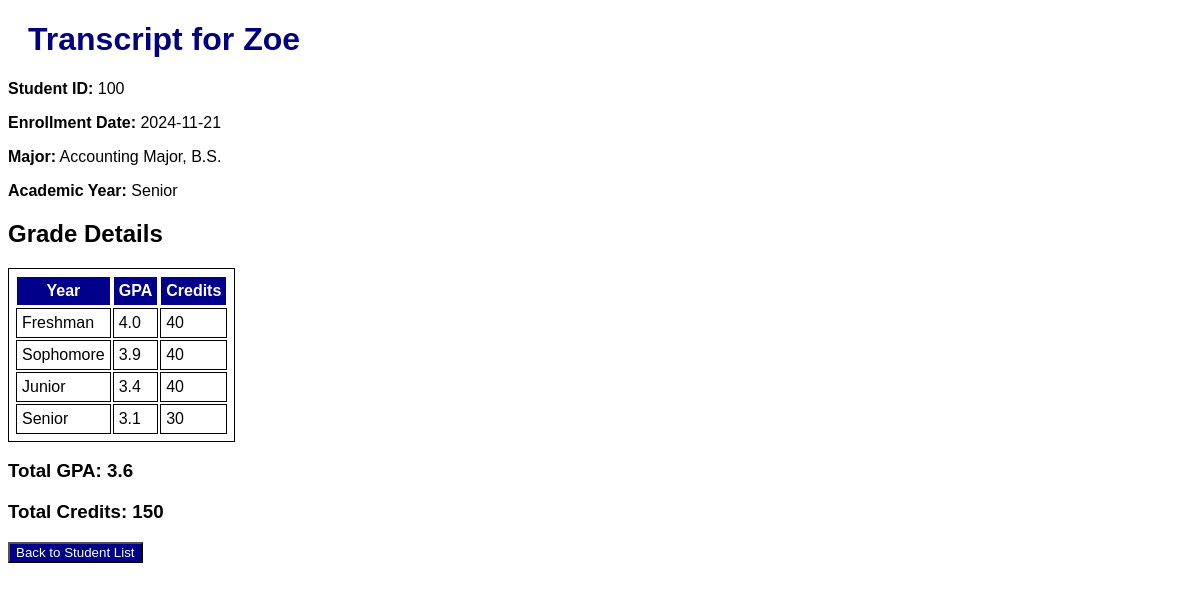
The app's page /students/100/graduation with its own data.
### app/models.py (models this page shows, shortened)
class Student(db.Model):
    __tablename__ = 'students'
    enrollment_date = db.Column(db.Date, nullable=False, default=date.today)
    student_id = db.Column(db.Integer, primary_key=True)
    student_name = db.Column(db.String, nullable=False)
    academic_year = db.Column(db.String)
    total_gpa = db.Column(db.Float, default=0.0)
    total_credits = db.Column(db.Integer, default=0)
    major = db.Column(db.String, nullable=False)

class Grade(db.Model):
    __tablename__ = 'grades'
    student_id = db.Column(
        db.Integer,
        db.ForeignKey('students.student_id'),
        nullable=False,
        primary_key=True)
    semester = db.Column(db.String, nullable=False, primary_key=True)
    gpa = db.Column(db.Float, default=0.0)
    credits = db.Column(db.Integer, default=0)
    student = db.relationship(
        'Student', backref=db.backref(
            'grades', lazy=True))

### app/routes.py (the view, shortened to what this page needs)
@login_required
@app.route('/students/<int:student_id>/graduation', methods=['GET'])
def view_transcript(student_id):
    student = Student.query.get_or_404(student_id)
    grades = Grade.query.filter_by(student_id=student_id).all()
    total_gpa = sum(grade.gpa for grade in grades) / len(grades)
    total_credits = sum(grade.credits for grade in grades)
    student.total_gpa = total_gpa
    student.total_credits = total_credits
    db.session.commit()
    return render_template('transcript.html', student=student,
                           grades=grades,
                           total_gpa=total_gpa,
                           total_credits=total_credits)

### templates/transcript.html
{% extends 'base.html' %}
{% block main %}
    <h1>Transcript for {{ student.student_name }}</h1>
    <p><strong>Student ID:</strong> {{ student.student_id }}</p>
    <p><strong>Enrollment Date:</strong> {{ student.enrollment_date }}</p>
    <p><strong>Major:</strong> {{ student.major }}</p>
    <p><strong>Academic Year:</strong> {{ student.academic_year|capitalize }}</p>
    <h2>Grade Details</h2>
    <table>
        <thead>
            <tr>
                <th>Year</th>
                <th>GPA</th>
                <th>Credits</th>
            </tr>
        </thead>
        <tbody>
            {% set correct_order = ['Freshman', 'Sophomore', 'Junior', 'Senior'] %}
            {% for semester in correct_order %}
                {% set grade = grades | selectattr('semester', 'equalto', semester) | first %}
                <tr>
                    <td>{{ semester }}</td>
                    <td>{{ grade.gpa if grade else 0.0 }}</td>
                    <td>{{ grade.credits if grade else 0 }}</td>
                </tr>
            {% endfor %}
        </tbody>
    </table>
    <h3>Total GPA: {{ total_gpa }}</h3>
    <h3>Total Credits: {{ total_credits }}</h3>
    <button type="button" class="button" onclick="window.location.href='{{ url_for('list_student') }}'">Back to Student List</button>
{% endblock %}

### static/style.css (style rules this page uses)
body { font-family: Arial, Helvetica, sans-serif; font-size: medium; }
h1 { color: navy; margin-left: 20px; }
table, th, td { border: 1px solid; padding: 5px }
th { background-color: darkblue; color: white }
.button { background-color: darkblue; color: white; }

### records on screen
Student: student_name "Zoe", student_id "100", enrollment_date "2024-11-21", major "Accounting Major, B.S.", academic_year "Senior"
Grade: semester "Freshman", gpa "4.0", credits "40"
Grade: semester "Sophomore", gpa "3.9", credits "40"
Grade: semester "Junior", gpa "3.4", credits "40"
Grade: gpa "3.1", credits "30"

### other values on screen
{{ semester }} "Senior"
{{ total_gpa }} "3.6"
{{ total_credits }} "150"
